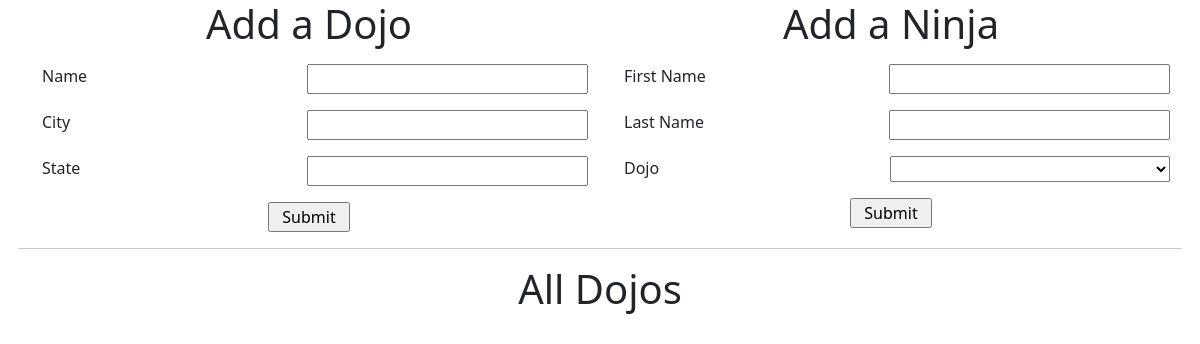
The app's page /, older data.
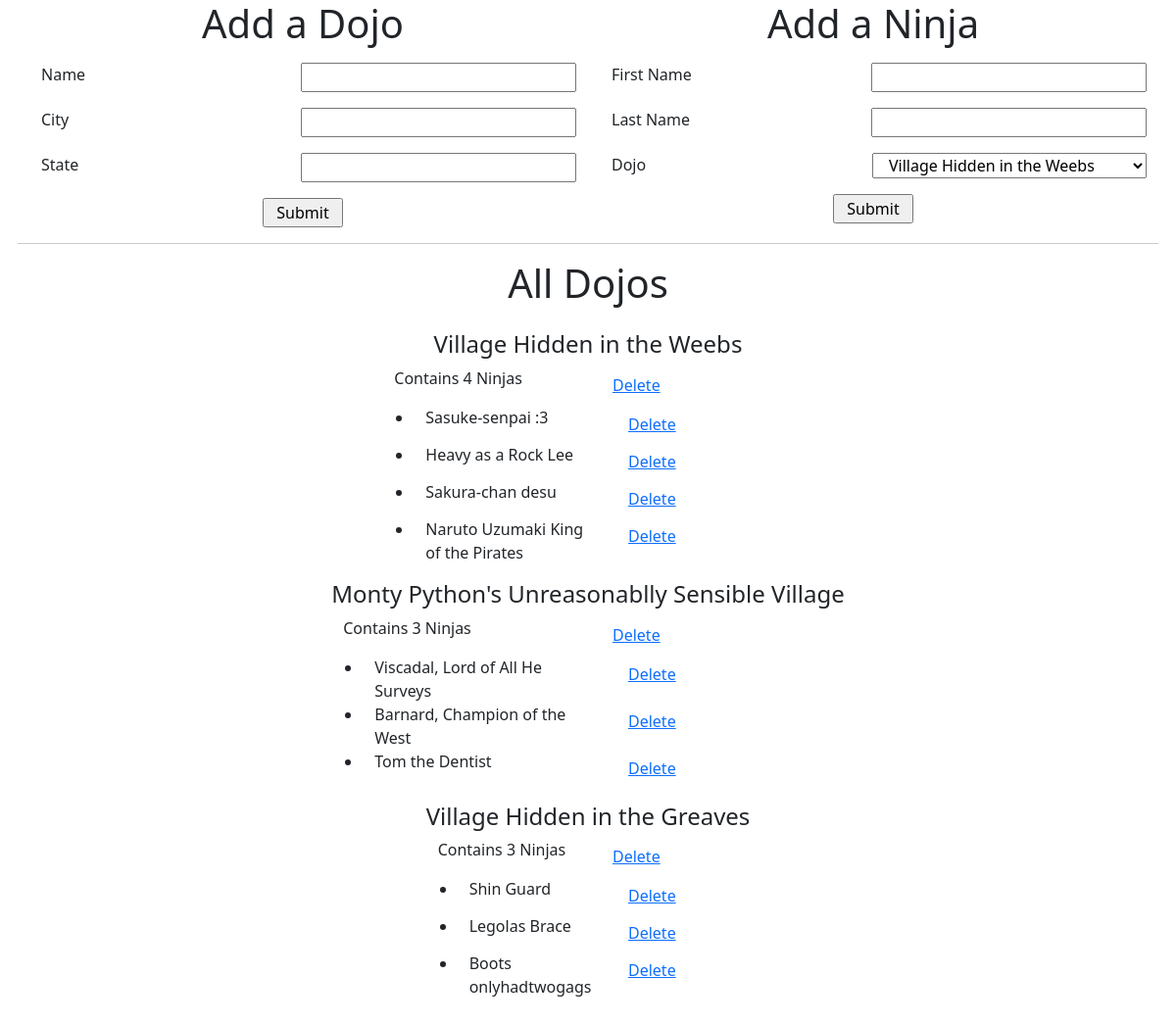
The same page, newer data.
### main_app/models.py (models this page shows)
class Dojo(models.Model):
    dojo_name = models.CharField(max_length=255)
    dojo_city = models.CharField(max_length=255)
    dojo_state = models.CharField(max_length=255)
    desc = models.TextField(default="old dojo")
    created_at = models.DateTimeField(auto_now_add=True)
    updated_at = models.DateTimeField(auto_now=True)

class Ninja(models.Model):
    ninja_trainee = models.CharField(max_length=255)
    dojo = models.ForeignKey(Dojo, related_name="ninjas", on_delete = models.CASCADE)
    created_at = models.DateTimeField(auto_now_add=True)
    updated_at = models.DateTimeField(auto_now=True)

### main_app/views.py (the view)
# urls.py: path('', views.index),
def index(request):
    context = {
        "dojos": Dojo.objects.all()
    }
    return render(request, "index.html", context)

### main_app/templates/index.html (shortened to what this page needs)
<!DOCTYPE html>
<html lang="en">
<head>
    <link href="https://cdn.jsdelivr.net/npm/bootstrap@5.0.0-beta3/dist/css/bootstrap.min.css" rel="stylesheet">
</head>
<body>
    <div class="container">
        <div class="row justify-content-md-center mb-3 gx-5">
            <div class="col">
                <h1 class="row justify-content-md-center mb-3">Add a Dojo</h1>
                <form action="/new" method="POST">
                    <div class="row mb-3">
                        <label for="dojo_name" class="col">Name</label>
                        <input type="text" name="dojo_name" id="dojo_name" class="col">
                    </div>
                    <div class="row mb-3">
                        <label for="dojo_city" class="col">City</label>
                        <input type="text" name="dojo_city" id="dojo_city" class="col">
                    </div>
                    <div class="row mb-3">
                        <label for="dojo_state" class="col">State</label>
                        <input type="text" name="dojo_state" id="dojo_state" class="col">
                    </div>
                    <div class="row justify-content-md-center mb-3">
                        <input type="submit" class="col-md-auto">
                    </div>
                </form>
            </div>
            <div class="col-sm">
                <h1 class="row justify-content-md-center mb-3">Add a Ninja</h1>
                <form action="/new" method="POST">
                    <div class="row mb-3">
                        <label for="ninja_first_name" class="col">First Name</label>
                        <input type="text" name="ninja_first_name" id="ninja_first_name" class="col">
                    </div>
                    <div class="row mb-3">
                        <label for="ninja_last_name" class="col">Last Name</label>
                        <input type="text" name="ninja_last_name" id="ninja_last_name" class="col">
                    </div>
                    <div class="row mb-3">
                        <label for="ninja_dojo" class="col">Dojo</label>
                        <select name="ninja_dojo" id="ninja_dojo" class="col">
                            {% for dojo in dojos %}
                            <option value={{ dojo.id }}>{{ dojo.dojo_name }}</option>
                            {% endfor %}
                        </select>
                    </div>
                    <div class="row justify-content-md-center mb-3">
                        <input type="submit" class="col-md-auto">
                    </div>
                </form>
            </div>
            <hr>
            <div class="row justify-content-md-center mb-3">
                <div class="row justify-content-md-center mb-3">
                    <h1 class="col-md-auto">All Dojos</h1>
                </div>
                {% for dojo in dojos %}
                <div class="row justify-content-md-center">
                    <div class="col-md-auto">
                        <h4 class="row justify-content-md-center">{{ dojo.dojo_name }}</h4>
                            <div class="row justify-content-md-center">
                                <p class="col">Contains {{ dojo.ninjas.all.count }} Ninjas</p>
                                <form action="/delete" method="post" class="col">
                                    <button type="submit" class="btn btn-link">Delete</button>
                                </form>
                            </div>
                        <ul>
                            {% for ninja in dojo.ninjas.all %}
                                <div class ="row justify-content-md-center">
                                <li class="col">{{ ninja.ninja_trainee }}</li>
                                <form action="/delete" method="post" class="col">
                                    <button type="submit" class="btn btn-link">Delete</button>
                                </form>
                            </div>
                            {% endfor %}
                        </ul>
                    </div>
                </div>
                {% endfor %}
            </div>
        </div>
    </div>
</body>
</html>

Row changes from the older to the newer data that the page shows:
added Dojo: dojo_name "Village Hidden in the Weebs", ninjas.all.count "4"
added Ninja: ninja_trainee "Sasuke-senpai :3", shown under "Village Hidden in the Weebs"
added Ninja: ninja_trainee "Heavy as a Rock Lee", shown under "Village Hidden in the Weebs"
added Ninja: ninja_trainee "Sakura-chan desu", shown under "Village Hidden in the Weebs"
added Ninja: ninja_trainee "Naruto Uzumaki King of the Pirates", shown under "Village Hidden in the Weebs"
added Dojo: dojo_name "Monty Python's Unreasonablly Sensible Village", ninjas.all.count "3"
added Ninja: ninja_trainee "Viscadal, Lord of All He Surveys", shown under "Monty Python's Unreasonablly Sensible Village"
added Ninja: ninja_trainee "Barnard, Champion of the West", shown under "Monty Python's Unreasonablly Sensible Village"
added Ninja: ninja_trainee "Tom the Dentist", shown under "Monty Python's Unreasonablly Sensible Village"
added Dojo: dojo_name "Village Hidden in the Greaves", ninjas.all.count "3"
added Ninja: ninja_trainee "Shin Guard", shown under "Village Hidden in the Greaves"
added Ninja: ninja_trainee "Legolas Brace", shown under "Village Hidden in the Greaves"
added Ninja: ninja_trainee "Boots onlyhadtwogags", shown under "Village Hidden in the Greaves"
Text that changed along with them:
form field ninja_dojo: (not shown) → "Village Hidden in the Weebs"
